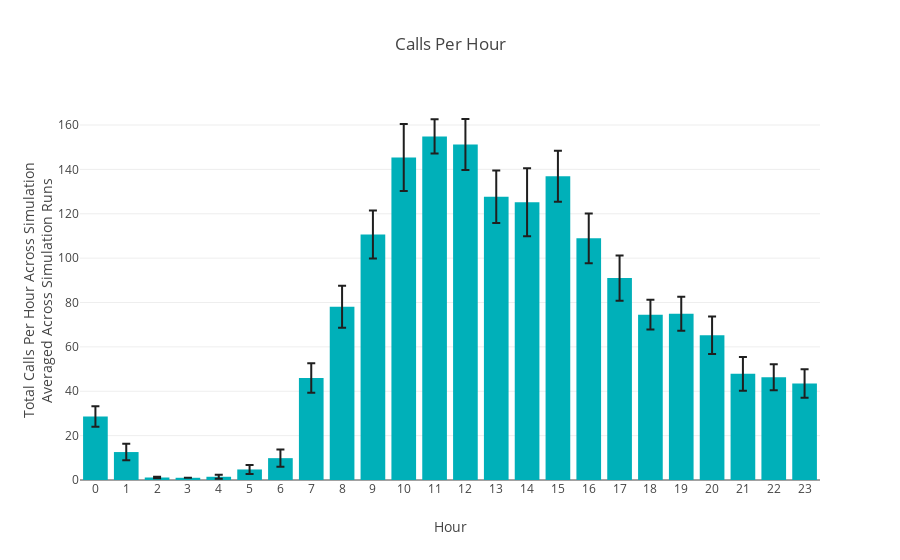

The cell this chart's notebook holds for it:
### Code cell
import _job_count_calculation

_job_count_calculation.plot_hourly_call_counts(call_df, params_df)

### Figure 1 — Plotly figure (JSON) as saved in the notebook; plotly's stock layout.template omitted (floating-point values rounded to 4 significant figures)
{"data": [{"alignmentgroup": "True", "error_y": {"array": [4.626, 3.691, 0.3536, 0, 0.9342, 1.997, 3.843, 6.645, 9.447, 10.84, 15.09, 7.727, 11.51, 11.81, 15.34, 11.51, 11.2, 10.23, 6.708, 7.667, 8.478, 7.618, 5.869, 6.46], "color": "#1F1F1F"}, "hovertemplate": "Hour=%{x}<br>Total Calls Per Hour Across Simulation<br>Averaged Across Simulation Runs=%{y}<extra></extra>", "legendgroup": "", "marker": {"color": "#00B0B9", "pattern": {"shape": ""}}, "name": "", "offsetgroup": "", "orientation": "v", "showlegend": false, "textposition": "auto", "type": "bar", "x": [0, 1, 2, 3, 4, 5, 6, 7, 8, 9, 10, 11, 12, 13, 14, 15, 16, 17, 18, 19, 20, 21, 22, 23], "xaxis": "x", "y": [28.65, 12.6, 1.125, 1, 1.455, 4.75, 9.85, 45.95, 78.1, 110.7, 145.4, 154.8, 151.2, 127.7, 125.2, 136.9, 109.0, 91, 74.5, 74.95, 65.25, 47.85, 46.35, 43.5], "yaxis": "y"}], "layout": {"barmode": "relative", "legend": {"tracegroupgap": 0}, "title": {"text": "Calls Per Hour"}, "xaxis": {"anchor": "y", "domain": [0, 1], "dtick": 1, "title": {"text": "Hour"}}, "yaxis": {"anchor": "x", "domain": [0, 1], "title": {"text": "Total Calls Per Hour Across Simulation<br>Averaged Across Simulation Runs"}}}}
